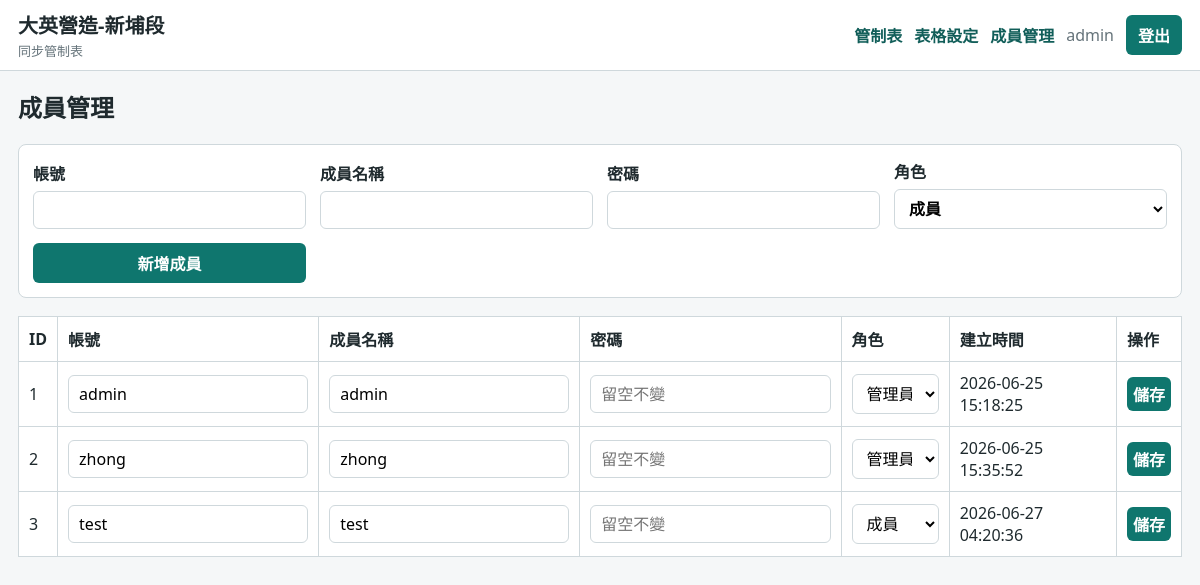
Page /admin/users (signed in) on the committed database.
### tables this page shows
CREATE TABLE meta (
            key TEXT PRIMARY KEY,
            value TEXT NOT NULL
        );

CREATE TABLE users (
            id INTEGER PRIMARY KEY AUTOINCREMENT,
            username TEXT NOT NULL UNIQUE,
            password_hash TEXT NOT NULL,
            role TEXT NOT NULL DEFAULT 'member',
            created_at TEXT NOT NULL DEFAULT CURRENT_TIMESTAMP
        , display_name TEXT);

### app.py (the view, shortened to what this page needs)
@app.route("/admin/users", methods=["GET", "POST"])
@admin_required
def users():
    with db() as conn:
        all_users = conn.execute("SELECT id, username, display_name, role, created_at FROM users ORDER BY id").fetchall()
        settings = get_settings(conn)
    return render_template("users.html", users=all_users, settings=settings)

### app.py (called while the page is built)
@app.context_processor
def inject_asset_version():
    return {"asset_version": ASSET_VERSION}

def db() -> sqlite3.Connection:
    conn = sqlite3.connect(DB_PATH)
    conn.row_factory = sqlite3.Row
    return conn

def admin_required(fn):
    @wraps(fn)
    def wrapper(*args, **kwargs):
        if not session.get("user_id"):
            return redirect(url_for("login"))
        if session.get("role") != "admin":
            flash("需要管理員權限。", "error")
            return redirect(url_for("sheet"))
        return fn(*args, **kwargs)
    return wrapper

def get_settings(conn: sqlite3.Connection) -> dict[str, str]:
    settings = DEFAULT_SETTINGS.copy()
    rows = conn.execute("SELECT key, value FROM meta").fetchall()
    for row in rows:
        if row["key"] in settings:
            settings[row["key"]] = row["value"]
    return settings

### templates/users.html (shortened to what this page needs)
{% extends "base.html" %}
{% block content %}
<section class="section-header">
  <h1>&#25104;&#21729;&#31649;&#29702;</h1>
</section>
<form method="post" class="user-form">
  <label>
    &#24115;&#34399;
    <input name="username" required>
  </label>
  <label>
    &#25104;&#21729;&#21517;&#31281;
    <input name="display_name" required>
  </label>
  <label>
    &#23494;&#30908;
    <input name="password" type="password" required>
  </label>
  <label>
    &#35282;&#33394;
    <select name="role">
      <option value="member">&#25104;&#21729;</option>
    </select>
  </label>
  <button type="submit">&#26032;&#22686;&#25104;&#21729;</button>
</form>
<table class="users-table">
  <thead>
    <tr>
      <th>ID</th>
      <th>&#24115;&#34399;</th>
      <th>&#25104;&#21729;&#21517;&#31281;</th>
      <th>&#23494;&#30908;</th>
      <th>&#35282;&#33394;</th>
      <th>&#24314;&#31435;&#26178;&#38291;</th>
      <th>&#25805;&#20316;</th>
    </tr>
  </thead>
  <tbody>
    {% for user in users %}
    <tr>
      <td>
        {{ user.id }}
      </td>
      <td><input form="edit-user-{{ user.id }}" name="username" value="{{ user.username }}" required></td>
      <td><input form="edit-user-{{ user.id }}" name="display_name" value="{{ user.display_name or user.username }}"></td>
      <td><input form="edit-user-{{ user.id }}" name="password" type="password" placeholder="&#30041;&#31354;&#19981;&#35722;"></td>
      <td>
        <select form="edit-user-{{ user.id }}" name="role">
          <option value="member" {{ 'selected' if user.role == 'member' else '' }}>&#25104;&#21729;</option>
          <option value="admin" {{ 'selected' if user.role == 'admin' else '' }}>&#31649;&#29702;&#21729;</option>
        </select>
      </td>
      <td>{{ user.created_at }}</td>
      <td><button form="edit-user-{{ user.id }}" type="submit">&#20786;&#23384;</button></td>
    </tr>
    {% endfor %}
  </tbody>
</table>
{% endblock %}

### templates/base.html (shortened to what this page needs)
<!doctype html>
<html lang="zh-Hant">
<head>
  <link rel="stylesheet" href="{{ url_for('static', filename='styles.css', v=asset_version) }}">
</head>
<body>
  {% if session.get("user_id") %}
  <header class="topbar">
    <div>
      <div class="brand">{{ settings.site_title if settings else "&#22823;&#33521;&#29151;&#36896;-&#26032;&#22484;&#27573;" }}</div>
      <div class="subtitle">&#21516;&#27493;&#31649;&#21046;&#34920;</div>
    </div>
    <nav class="nav">
      <a href="{{ url_for('sheet') }}">&#31649;&#21046;&#34920;</a>
      {% if session.get("role") == "admin" %}
      <a href="{{ url_for('table_admin') }}">&#34920;&#26684;&#35373;&#23450;</a>
      <a href="{{ url_for('users') }}">&#25104;&#21729;&#31649;&#29702;</a>
      {% endif %}
      <span class="user">{{ session.get("display_name") or session.get("username") }}</span>
      <form method="post" action="{{ url_for('logout') }}">
        <button type="submit" class="ghost">&#30331;&#20986;</button>
      </form>
    </nav>
  </header>
  {% endif %}
  <main class="{% block main_class %}page{% endblock %}">
    {% block content %}{% endblock %}
  </main>
</body>
</html>

### static/styles.css (style rules this page uses)
:root { --bg: #f5f7f8; --panel: #ffffff; --line: #cfd8dc; --text: #1f2a2e; --muted: #65737a; --accent: #0f766e; --accent-dark: #115e59; --danger: #c62828; --header: #e8f0ef; --highlight: #ffe66d; }
* { box-sizing: border-box; }
body { margin: 0; color: var(--text); background: var(--bg); font-family: "Microsoft JhengHei", "Segoe UI", Arial, sans-serif; }
button, input, select { font: inherit; }
.topbar { display: flex; align-items: center; justify-content: space-between; gap: 20px; min-height: 64px; padding: 10px 18px; border-bottom: 1px solid var(--line); background: var(--panel); }
.brand { font-size: 20px; font-weight: 800; }
.subtitle { margin-top: 2px; color: var(--muted); font-size: 13px; }
.nav { display: flex; align-items: center; gap: 12px; }
.nav a { color: var(--accent-dark); text-decoration: none; font-weight: 700; }
.user { color: var(--muted); }
.ghost { border: 1px solid var(--line); background: #fff; border-radius: 6px; padding: 7px 12px; cursor: pointer; }
.page { padding: 18px; }
.login-panel h1, .section-header h1, .sheet-header h1 { margin: 0; }
.login-form, .user-form { display: grid; gap: 14px; margin-top: 20px; }
label { display: grid; gap: 6px; font-weight: 700; }
input, select { min-height: 38px; border: 1px solid var(--line); border-radius: 6px; padding: 7px 10px; background: #fff; }
button[type="submit"], .user-form button { min-height: 40px; border: 0; border-radius: 6px; color: #fff; background: var(--accent); font-weight: 800; cursor: pointer; }
.sheet-header, .section-header { display: flex; align-items: end; justify-content: space-between; gap: 16px; margin-bottom: 12px; }
.users-table { width: 100%; margin-top: 18px; border-collapse: collapse; background: var(--panel); }
.users-table th, .users-table td { border: 1px solid var(--line); padding: 10px; text-align: left; }
.users-table input, .users-table select { width: 100%; min-height: 34px; }
.users-table button { min-height: 34px; white-space: nowrap; }
.user-form { grid-template-columns: repeat(4, minmax(120px, 1fr)); align-items: end; padding: 14px; border: 1px solid var(--line); border-radius: 8px; background: var(--panel); }

### rows in the picture
meta: value "大英營造-新埔段"
users: id "1", username "admin", display_name "admin", role "管理員", created_at "2026-06-25 15:18:25"
users: id "2", username "zhong", display_name "zhong", role "管理員", created_at "2026-06-25 15:35:52"
users: id "3", username "test", display_name "test", role "成員", created_at "2026-06-27 04:20:36"

### other values in the picture
{{ session.get("display_name") or session.get("username") }} "admin"
